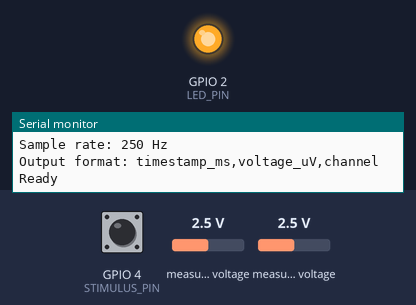
The sketch below on a simulated ESP32-S3. On the bench: output pins drawn as LEDs (lit = HIGH), the last lines printed to the serial monitor. The test bench sets the inputs (shaded band); at power-on: GPIO 4 (STIMULUS_PIN) HIGH, measured voltage 2.5 V.

Above: at 0.1 s.
At 1.8 s:
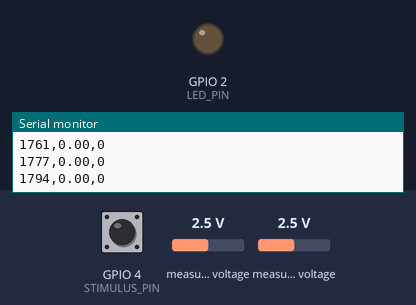
1.9 s: GPIO 4 (STIMULUS_PIN) pulled LOW for 0.15 s
Timing chart, 0 to 4.9 s (numbered marks = the images above; inputs shaded):
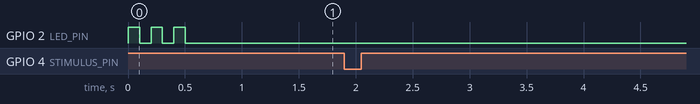

The sketch:

esp32-diy.ino
```cpp
/*
 * BioEcho DIY ESP32 Plant Electrophysiology Node
 * Hardware: ESP32-S3 + ADS1115 16-bit ADC + INA128 instrumentation amp
 *
 * Two output modes:
 *   1. USB Serial (115200 baud) — for Web Serial API
 *   2. WiFi WebSocket — for remote monitoring
 *
 * Wiring:
 *   Plant electrode → INA128 input
 *   INA128 output → ADS1115 AIN0 (differential with AIN1)
 *   ADS1115 SDA → ESP32 GPIO21
 *   ADS1115 SCL → ESP32 GPIO22
 *   ADS1115 ADDR → GND (I2C addr 0x48)
 *
 * Serial output format (CSV):
 *   timestamp_ms,voltage_uV,channel\n
 */

#include <WiFi.h>
#include <Adafruit_ADS1X15.h>
#include <WebSocketsServer.h>

// ============================================================
// CONFIGURATION
// ============================================================
// WiFi — set before flashing or configure via serial
const char* WIFI_SSID = "";
const char* WIFI_PASS = "";

// ADS1115
Adafruit_ADS1115 ads;
const int ADS_GAIN = 16;   // ±0.256V, 7.8µV per LSB for plant signals
const float ADS_LSB = 0.0078125; // mV per LSB at GAIN=16
const int SAMPLE_RATE = 250; // Hz (for plant signals, 0.1-100Hz bandwidth)
unsigned long sampleInterval;

// Pins
const int LED_PIN = 2;
const int STIMULUS_PIN = 4; // Optional: trigger input for stimulus logging

// State
WebSocketsServer webSocket(81);
bool wifiConnected = false;
unsigned long lastSampleTime = 0;
unsigned long sampleCount = 0;
char outputBuffer[64];

// ============================================================
// SETUP
// ============================================================
void setup() {
  Serial.begin(115200);
  pinMode(LED_PIN, OUTPUT);
  pinMode(STIMULUS_PIN, INPUT_PULLUP);

  // Initialize LED
  digitalWrite(LED_PIN, LOW);

  // Initialize ADC
  Wire.begin(21, 22); // SDA, SCL for ESP32-S3
  if (!ads.begin(0x48)) {
    Serial.println("ERROR:ADS1115 not found");
    while (1) { delay(100); }
  }

  // Configure ADC
  ads.setGain(ADS_GAIN);
  ads.setDataRate(SAMPLE_RATE); // Requested rate, actual may vary

  sampleInterval = 1000000 / SAMPLE_RATE;
  lastSampleTime = micros();

  // Connect WiFi (if configured)
  if (strlen(WIFI_SSID) > 0) {
    connectWiFi();
  }

  // Ready signal
  Serial.println("BioEcho ESP32 v1.0");
  Serial.print("Sample rate: "); Serial.print(SAMPLE_RATE); Serial.println(" Hz");
  Serial.println("Output format: timestamp_ms,voltage_uV,channel");
  Serial.println("Ready");

  for (int i = 0; i < 3; i++) {
    digitalWrite(LED_PIN, HIGH); delay(100);
    digitalWrite(LED_PIN, LOW);  delay(100);
  }
}

// ============================================================
// MAIN LOOP
// ============================================================
void loop() {
  // Handle WebSocket
  if (wifiConnected) {
    webSocket.loop();
  }

  // Sample at precise interval
  unsigned long now = micros();
  if (now - lastSampleTime >= sampleInterval) {
    lastSampleTime += sampleInterval;

    // Read differential voltage (AIN0 - AIN1)
    int16_t adcValue = ads.readADC_Differential_0_1();
    float voltage_uV = adcValue * ADS_LSB * 1000.0; // Convert to µV

    // Apply calibration offset
    // (measure with electrodes shorted to find baseline)
    static float offset = 0;
    static int calSamples = 0;
    if (calSamples < 100) {
      offset += voltage_uV;
      calSamples++;
      if (calSamples == 100) {
        offset /= 100;
        Serial.print("Calibration complete. Offset: "); Serial.print(offset); Serial.println(" µV");
      }
    }
    float calibrated = voltage_uV - offset;

    // Output via USB Serial (for Web Serial API)
    unsigned long timestamp = millis();
    snprintf(outputBuffer, sizeof(outputBuffer), "%lu,%.2f,0", timestamp, calibrated);
    Serial.println(outputBuffer);

    // Output via WebSocket (for WiFi clients)
    if (wifiConnected) {
      webSocket.broadcastTXT(outputBuffer);
    }

    sampleCount++;

    // LED on every 1000 samples
    if (sampleCount % 1000 == 0) {
      digitalWrite(LED_PIN, !digitalRead(LED_PIN));
    }
  }

  // Check for stimulus trigger (touch sensor or button)
  static int lastStimulusState = HIGH;
  int stimulusState = digitalRead(STIMULUS_PIN);
  if (stimulusState == LOW && lastStimulusState == HIGH) {
    Serial.println("STIMULUS: touch");
  }
  lastStimulusState = stimulusState;
}

// ============================================================
// WIFI
// ============================================================
void connectWiFi() {
  WiFi.begin(WIFI_SSID, WIFI_PASS);
  int attempts = 0;
  while (WiFi.status() != WL_CONNECTED && attempts < 20) {
    delay(500);
    attempts++;
    digitalWrite(LED_PIN, !digitalRead(LED_PIN));
  }
  if (WiFi.status() == WL_CONNECTED) {
    wifiConnected = true;
    webSocket.begin();
    webSocket.onEvent(webSocketEvent);
    Serial.print("WiFi connected. IP: ");
    Serial.println(WiFi.localIP());
    Serial.print("WebSocket: ws://");
    Serial.print(WiFi.localIP());
    Serial.println(":81");
  } else {
    wifiConnected = false;
    Serial.println("WiFi failed. Running USB-only mode.");
  }
  digitalWrite(LED_PIN, LOW);
}

void webSocketEvent(uint8_t num, WStype_t type, uint8_t* payload, size_t length) {
  switch (type) {
    case WStype_DISCONNECTED:
      break;
    case WStype_CONNECTED:
      webSocket.sendTXT(num, "{\"type\":\"connected\",\"sampleRate\":250,\"channels\":1}");
      break;
    case WStype_TEXT:
      // Handle commands: {"cmd":"stimulus","type":"water"}
      // Payload available as (char*)payload
      break;
  }
}
```
